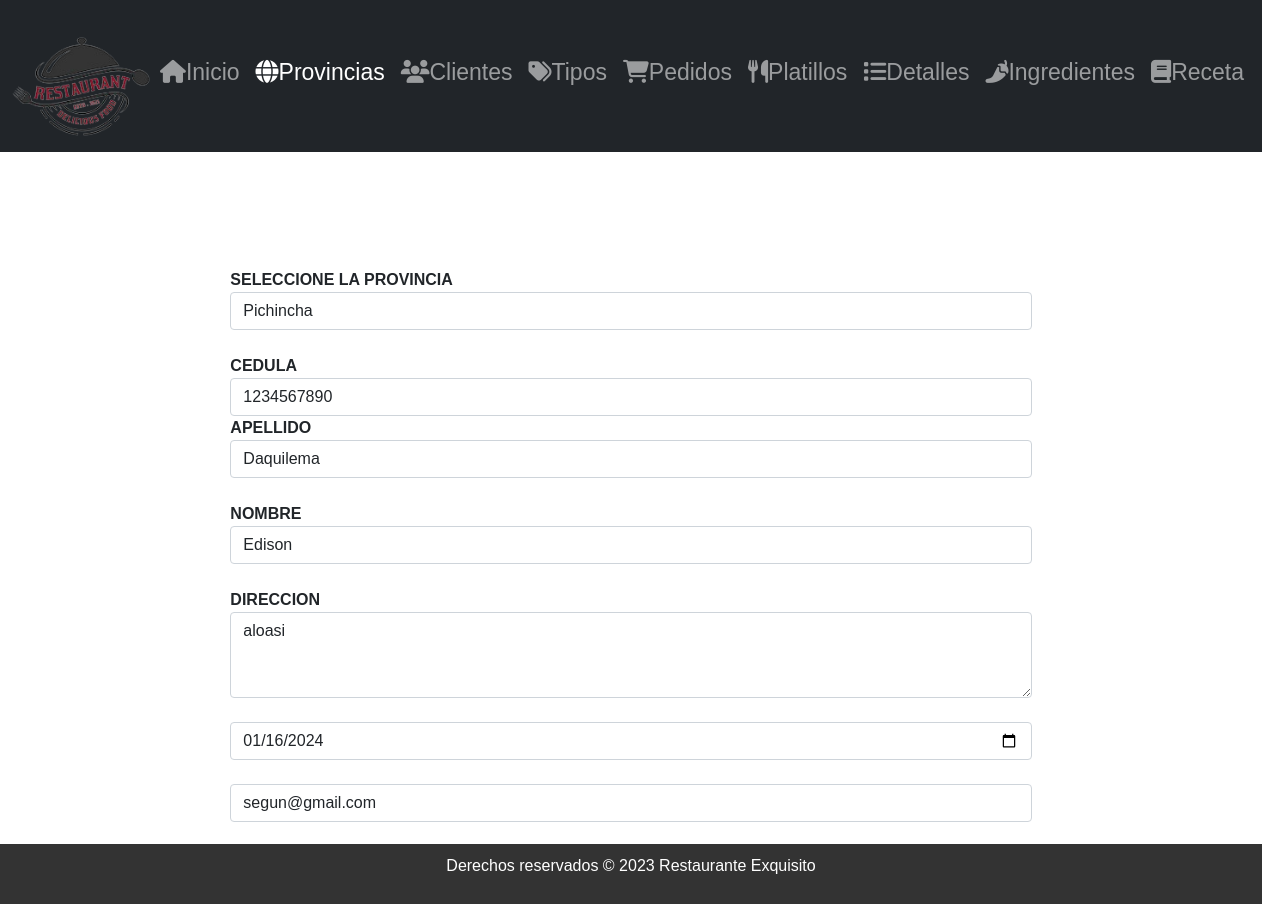
/editarCliente/1, run on the app's committed database.
### Aplicaciones/Facturacion/models.py (models this page shows, shortened)
class Cliente(models.Model):
    id_ed = models.AutoField(primary_key=True)
    cedula_ed = models.CharField(max_length=10)
    apellido_ed = models.CharField(max_length=150,null=True, blank=True)
    nombre_ed = models.CharField(max_length=150)
    direccion_ed = models.CharField(max_length=150,null=True, blank=True)
    fecha_nacimiento_ed = models.DateField(null=True, blank=True)
    correo_ed = models.EmailField()
    provincia_ed = models.ForeignKey(Provincia, null=True, blank=True, on_delete=models.PROTECT)

class Provincia(models.Model):
    id_ed=models.AutoField(primary_key=True)
    region_ed = models.CharField(max_length=255)
    nombre_ed = models.CharField(max_length=255)
    capital_ed = models.CharField(max_length=255)
    prefijo_ed= models.CharField(max_length=225, null=True,blank=True)

### Aplicaciones/Facturacion/views.py (the view)
# urls.py: path('editarCliente/<id_ed>' ,views.editarCliente),
def editarCliente(request, id_ed):
    clienteEditar=Cliente.objects.get(id_ed=id_ed)
    clientesBdd=Cliente.objects.all()
    provinciaBdd = Provincia.objects.all()
    return  render(request, 'editarCliente.html',{'cliente':clienteEditar,'clientes':clientesBdd,'provincias': provinciaBdd})

### Aplicaciones/Facturacion/templates/editarCliente.html (shortened to what this page needs)
{% extends "./plantilla.html" %}
{% load static %}
{% block contenido %}
<div class="row">
  <div class="col-md-2">
  </div>
  <div class="col-md-8">
    <br> <br>
    <form class="" action="/procesarActualizacionCliente/" method="post">
      <b>SELECCIONE LA PROVINCIA</b>
      <select class="form-control" name="id_provincia" id="id_provincia" required>
        {% for provincia in provincias %}
          <option value="{{provincia.id_ed}}" {% if cliente.provincia_ed.id_ed == provincia.id_ed %}selected{% endif %}>
            {{provincia.nombre_ed}}
          </option>
        {% endfor %}
      </select>
      <br>
      <b>CEDULA</b>
      <input type="number" name="cedula_ed" id="cedula_ed"
             value="{{cliente.cedula_ed}}" placeholder="Ingrese la cédula"
             class="form-control" required>
      <b>APELLIDO</b>
      <br>
      <input type="text" name="apellido_ed" id="apellido_ed"
             value="{{cliente.apellido_ed}}" placeholder="Ingrese el apellido"
             class="form-control" required>
      <br>
      <b>NOMBRE</b>
      <input type="text" name="nombre_ed" id="nombre_ed"
             value="{{cliente.nombre_ed}}" placeholder="Ingrese el nombre"
             class="form-control" required>
      <br>
      <b>DIRECCION</b>
      <textarea name="direccion_ed" id="direccion_ed"
                rows="3" class="form-control"
                placeholder="Ingrese la dirección"
      >{{cliente.direccion_ed}}</textarea>
      <br>
      <input type="date" name="fecha_nacimiento_ed"
             id="fecha_nacimiento_ed"
             value="{{cliente.fecha_nacimiento_ed|date:'Y-m-d'}}" placeholder="Ingrese la fecha de nacimiento"
             class="form-control" required>
      <br>
      <input type="email" name="correo_ed" id="correo_ed"
             value="{{cliente.correo_ed}}" placeholder="Ingrese el correo"
             class="form-control" required>
      <br>
      <center>
        <button type="submit" name="button"
                class="btn btn-warning">
        </button>&nbsp;&nbsp;&nbsp;&nbsp;
        <a href="/"
           class="btn btn-danger">
        </a>
      </center>
    </form>
  </div>
</div>
{% endblock %}

### RestauranteED/static/css/principal.css (style rules this page uses)
body { margin: 0; padding: 0; font-family: 'Poppins', sans-serif; background-image: url('ruta_de_la_imagen.jpg'); background-size: cover; background-position: center; background-repeat: no-repeat; / }
.row { margin: 20px 0; }

### data on the page
Cliente: id_provincia "Pichincha", cedula_ed "1234567890", apellido_ed "Daquilema", nombre_ed "Edison", direccion_ed "aloasi", fecha_nacimiento_ed "01/16/2024", correo_ed "segun@gmail.com"
